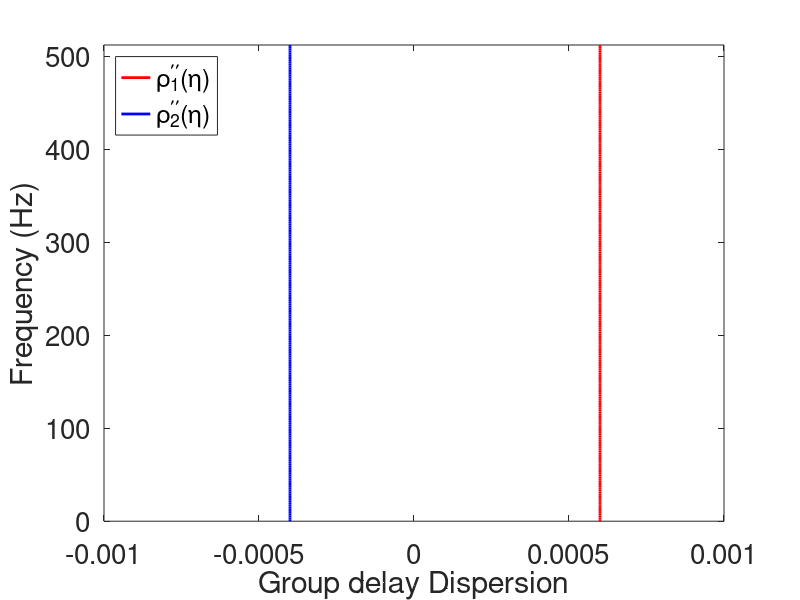
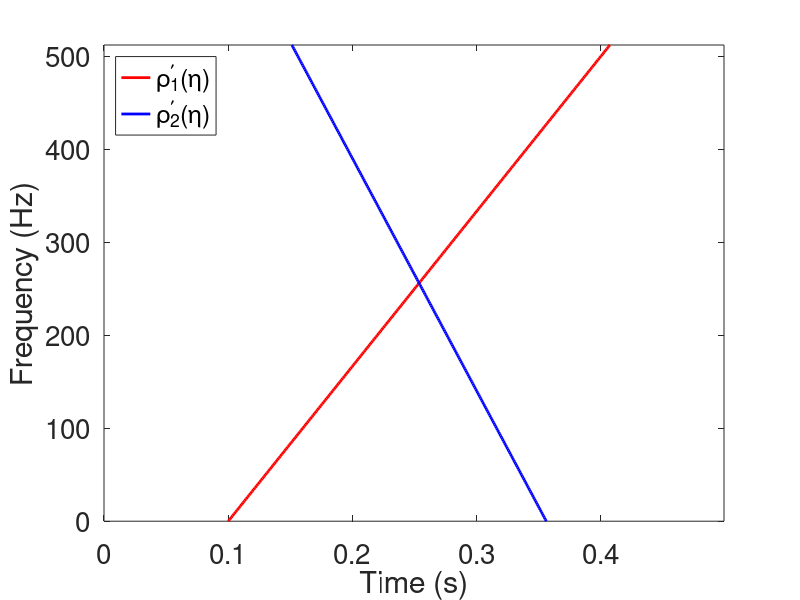

Recreate these plots in MATLAB, in order. (Note: this script raises an error after producing the figures.)
   % %July, 2025, by Shuixin Li

  %% this code for test the phase  is linear chirp signal in frequency domain
   
   clear;      close all;  clc;      
    Hz = 1024;
    N = 0.5*1024;
    t = (0:N-1)/Hz;
    f = (0:round(N/2))*Hz/N;
    %Mode1
   A1 =exp(-0.00002*(f-256).^2) ;
    %A1 = ones(1,length(f));
    Phi1 = 0.0003*f.*f+0.1*(f);
    GD1 = 0.0006*f+0.1;
    GDD1 = 0.0006*ones(size(GD1));
    X1 = A1.*exp(-1i*2*pi*Phi1);
    X1(end) = -A1(end);
    Y1 = [X1  conj(fliplr(X1(2:end-1)))];    
    y1 = ifft(Y1);

    %Mode2
    A2 =exp(-0.00003*(f-256).^2) ;
    %A2 = ones(1,length(f));
    Phi2 = -0.0002*f.*f+0.356*f;
    GD2 = -0.0004*f+0.356;

    GDD2 =  -0.0004*ones(size(GD1)) ;
    X2 = A2.*exp(-1i*2*pi*Phi2);
    X2(end) = -A2(end);
    Y2 = [X2  conj(fliplr(X2(2:end-1)))];    
    y2 = ifft(Y2);
    %Test Signal
    y =(y1+y2);

%% plot GDs and GDDs
figure
pddph1=plot(GDD1,f,'r-','linewidth',2);
hold on
pddph2=plot(GDD2,f,'b-','linewidth',2);
legend([pddph1,pddph2],'\rho_1^{\prime\prime}(\eta)','\rho_2^{\prime\prime}(\eta)','Location', 'northwest');
ylabel('Frequency (Hz)', 'FontSize', 20);  
xlabel('Group delay Dispersion','FontSize',20);
set(gca,'FontSize',20)
axis xy; axis([-0.001 0.001 f(1) f(end)]); 

figure
pddph1 = plot(GD1, f, 'r-', 'linewidth', 2);  % 时间是横轴，频率是纵轴
hold on
pddph2 = plot(GD2, f, 'b-', 'linewidth', 2);
legend([pddph1, pddph2], '\rho_1^{\prime}(\eta)', '\rho_2^{\prime}(\eta)','Location', 'northwest');
xlabel('Time (s)', 'FontSize', 20);       
ylabel('Frequency (Hz)', 'FontSize', 20);  
set(gca, 'FontSize', 20)
axis xy;axis([t(1) t(end) f(1) f(end)]); 


  arange=0.0016;
 sigma=25;%entro=25; l=2.5

%% 2nd order time-reassigned operators
[tfc0,tfc1,tfc2,tfrtic,tcrtic,T,R] = SFCT2(y,Hz,sigma,arange);

%% squeezeing transform
 [tfrsq1] = Msqueeze0(y, tfc0, R, T,t,tcrtic, 1,0.001);
 
% ridge detection
  [GDs,GDDs]=ridge_3d(tfrsq1,2,10,10,10);

 for i=1:length(GDs)    
       gd01 = t(GDs(:,1));
       gd02 =t(GDs(:,2));
       gdd01=tcrtic(GDDs(:,1));
       gdd02=tcrtic(GDDs(:,2));         
 end


if sum((gd01-GD1).^2)<sum((gd01-GD2).^2)
    gd1=gd01;gd2=gd02;
else 
    gd1=gd02;gd2=gd01;
end

if sum((gdd01-GDD1).^2)<sum((gdd01-GDD2).^2)
    gdd1=gdd01;gdd2=gdd02;
else 
   gdd1=gdd02;gdd2=gdd01;
end



%% Plot of the extracted group decay
figure
e_pdph1 = plot(gd1, f, 'r:', 'linewidth', 2);  % 时间为横轴，频率为纵轴
hold on
pdph1 = plot(GD1, f, 'b-', 'linewidth', 1);
legend([e_pdph1, pdph1], 'Estimated GD1', 'Ground truth', 'Location', 'northwest');
set(legend, 'FontName', 'Times New Roman')
xlabel('Time (s)', 'FontSize', 20);      % 横轴为时间
ylabel('Frequency (Hz)', 'FontSize', 20); % 纵轴为频率
set(gca, 'FontSize', 20)
axis xy;  
axis([t(1) t(end) f(1) f(end)]);  

figure
e_pdph2 = plot(gd2, f, 'r:', 'linewidth', 2);  % 时间为横轴，频率为纵轴
hold on
pdph2 = plot(GD2, f, 'b-', 'linewidth', 1);
legend([e_pdph2, pdph2], 'Estimated GD2', 'Ground truth', 'Location', 'northeast');
set(legend, 'FontName', 'Times New Roman')
xlabel('Time (s)', 'FontSize', 20);      % 横轴为时间
ylabel('Frequency (Hz)', 'FontSize', 20); % 纵轴为频率
set(gca, 'FontSize', 20)
axis xy;  
axis([t(1) t(end) f(1) f(end)]); 


figure
e_pdph1 = plot(gdd1, f, 'r:', 'linewidth', 2);  % 时间为横轴，频率为纵轴
hold on
pdph1 = plot(GDD1, f, 'b-', 'linewidth', 1);
legend([e_pdph1, pdph1], 'Estimated GDD1', 'Ground truth', 'Location', 'northwest');
set(legend, 'FontName', 'Times New Roman')
xlabel('GDD(s/Hz)', 'FontSize', 20);      % 横轴为时间
ylabel('Frequency (Hz)', 'FontSize', 20); % 纵轴为频率
set(gca, 'FontSize', 20)
axis xy;  
axis([0.0001 0.0008 f(1) f(end)]); 


figure
e_pdph2 = plot(gdd2, f, 'r:', 'linewidth', 2);  % 时间为横轴，频率为纵轴
hold on
pdph2 = plot(GDD2, f, 'b-', 'linewidth', 1);
legend([e_pdph2, pdph2], 'Estimated GDD2', 'Ground truth', 'Location', 'northeast');
set(legend, 'FontName', 'Times New Roman')
xlabel('GDD (s/Hz)', 'FontSize', 20);      % 横轴为时间
ylabel('Frequency (Hz)', 'FontSize', 20); % 纵轴为频率
set(gca, 'FontSize', 20)
axis xy; 
axis([-0.0008 0.0002 f(1) f(end)]);



%% Ideal reconstruction

% % real 
% for j=1:length(f)
%     diff1=abs(t-GD1(j)); diff2=abs(t-GD2(j));  
%     [minValue1, minIndex1] = min(diff1); [minValue2, minIndex2] = min(diff2);
%     GDs(j,1)=minIndex1; GDs(j,2)=minIndex2;
%     diff3=abs(tcrtic-GDD1(j)); diff4=abs(tcrtic-GDD2(j));     
%     [minValue3, minIndex3] = min(diff3); [minValue4, minIndex4] = min(diff4);
%     GDDs(j,1)=minIndex3; GDDs(j,2)=minIndex4;
% end
% plot(f,t(GDs(:,1))-GD1)
% plot(f,tcrtic(GDDs(:,1))-GDD1)
% [recov1] = frecov_SSO(GD1, GD2, GDD1, GDD2,GDs,GDDs,tfc0,sigma);
% plot(f,real(recov1(1,:)-conj(X1)))
% [recov2] = ffrecov(GD1, GD2, GDD1, GDD2,GDs,GDDs,tfc2,sigma);
% plot(f,real(recov2(:,1)-conj(X1)'))


%% Frequency domian SSO
[frecov,norm,cond] = frecov_SSO(gd01, gd02, gdd01, gdd02, GDs,GDDs,tfc0, sigma);
%plot the frequency reconstruction errors
if sum(abs(X1-frecov(1,:)).^2) <sum(abs(X2-frecov(1,:)).^2)
  figure, plot(f, real(X1-frecov(1,:)), 'color', 'k');
  xlim([f(1) f(end)]);
  ylim([-1 1])
  xlabel('Frequency (Hz)','FontSize',20); 
  set(gca,'FontSize',20)
  legend('Recovery error of $\hat{x}_1$', 'Interpreter', 'latex')
  figure, plot(f, real(X2-frecov(2,:)), 'color', 'k');
  xlim([f(1) f(end)]);
  ylim([-1 1])
  xlabel('Frequency (Hz)','FontSize',20);
  set(gca,'FontSize',20)
legend('Recovery error of $\hat{x}_2$', 'Interpreter', 'latex')
else
 figure, plot(f, real(X2-frecov(1,:)), 'color', 'k');
   xlim([f(1) f(end)]);
  ylim([-1 1])
  xlabel('Frequency (Hz)','FontSize',20);
  set(gca,'FontSize',20)
  legend('Recovery error of $\hat{x}_2$', 'Interpreter', 'latex')
  figure, plot(f, real(X1-frecov(2,:)), 'color', 'k');
  xlim([f(1) f(end)]);
  ylim([-1 1])
  xlabel('Frequency(Hz)','FontSize',20);
  set(gca,'FontSize',20)
  legend('Recovery error of $\hat{x}_1$', 'Interpreter', 'latex')
end




%% Reconstruction to time domain
trecov=zeros(2,N);
           if mod(N,2)==0        
                for i = 0:N/2
                    trecov(:,i+1) = frecov(:,i+1);
                end
                for i = N/2+1:N-1
                    trecov(:,i+1) = conj(frecov(:,N-i+1));
                end
            else
                for i = 0:(N-1)/2
                    trecov(:,i+1) =frecov(:,i+1);
                end
                for i = (N+1)/2:N-1
                    trecov(:,i+1) = conj(frecov(:,N-i+1));
                end
            end
            %重构计算
            trecov = ifft(trecov, [], 2);     
            trecov = real(trecov);%去除计算误差
          figure
          plot(t,y2)
          hold on
          plot(t,trecov(1,:)-y1)
 

%% recover mean square error  

 [MSEGD1, MSEGD2, MSEGDD1, MSEGDD2] = MSE_ridge_new(gd1, gd2, gdd1, gdd2, GD1, GDD1, GD2, GDD2);
fprintf('%.6f  %.6f  %.6f  %.6f\n', MSEGD1, MSEGD2, MSEGDD1, MSEGDD2)
% 0.001265  0.001164  0.000003  0.000007



[errorx1,errorx2] = MSE_recov_error(y1,y2,trecov); %use part of [1/8, 7/8]
disp([errorx1,errorx2])
% 0.0710    0.0778

%% plot the time domian reconstruction errors
if sum(abs(y1-trecov(1,:)).^2) <sum(abs(y2-trecov(1,:)).^2)
  figure, plot(t, real(y1-trecov(1,:)), 'color', 'k');
  xlim([t(1) t(end)]);
  ylim([-0.1 0.1])
  xlabel('Time (s)','FontSize',20); 
  set(gca,'FontSize',20)
  legend('Recovery error of ${x}_1$', 'Interpreter', 'latex')
  figure, plot(t, real(y2-trecov(2,:)), 'color', 'k');
  xlim([t(1) t(end)]);
  ylim([-0.1 0.1])
  xlabel('Time (s)','FontSize',20);
  set(gca,'FontSize',20)
 legend('Recovery error of ${x}_2$', 'Interpreter', 'latex')
else
 figure, plot(t, real(y2-trecovr(1,:)), 'color', 'k');
 xlim([t(1) t(end)]);
  ylim([-0.1 0.1])
  xlabel('Time (s)','FontSize',20);
  set(gca,'FontSize',20)
  legend('Recovery error of ${x}_2$', 'Interpreter', 'latex')
  figure, plot(t, real(y1-trecov(2,:)), 'color', 'k');
  xlim([t(1) t(end)]);
  ylim([-0.1 0.1])
  xlabel('Time (s)','FontSize',20);
  set(gca,'FontSize',20)
 legend('Recovery error of ${x}_1$', 'Interpreter', 'latex')
end


figure 
plot(f, norm, 'LineWidth', 2) 
xlabel('Frequency (Hz)', 'FontSize', 20, 'FontName', 'Times New Roman');
ylabel('The infty norm ', 'FontSize', 20,'FontName', 'Times New Roman');  
set(gca, 'FontSize', 20);
xlim([0,512]);
ylim([0.8,2.2]); 
axis xy;
 


figure 
plot(f, cond, 'LineWidth', 2) 
xlabel('Frequency (Hz)', 'FontSize', 20, 'FontName', 'Times New Roman');
ylabel('Condition number ', 'FontSize', 20,'FontName', 'Times New Roman');  
set(gca, 'FontSize', 20);
xlim([0,512]);
ylim([0.8,3]); 
axis xy;
